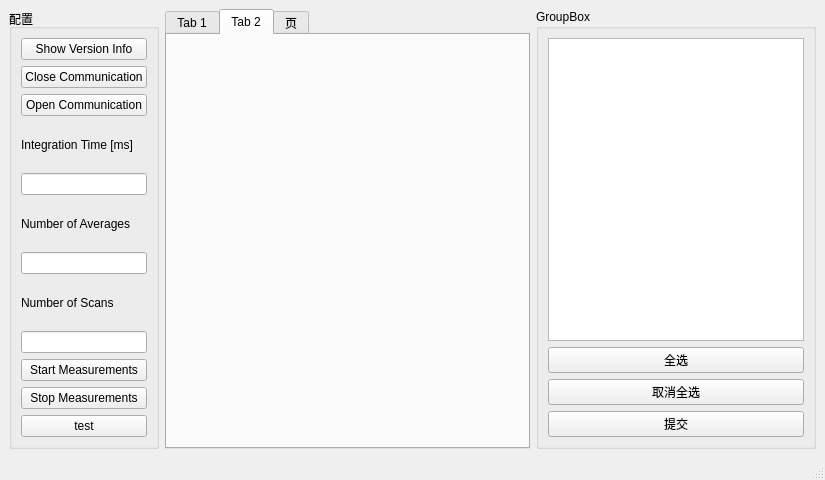
<?xml version="1.0" encoding="UTF-8"?>
<ui version="4.0">
 <class>MainWindow</class>
 <widget class="QMainWindow" name="MainWindow">
  <property name="geometry">
   <rect>
    <x>0</x>
    <y>0</y>
    <width>825</width>
    <height>480</height>
   </rect>
  </property>
  <property name="windowTitle">
   <string>MainWindow</string>
  </property>
  <widget class="QWidget" name="centralwidget">
   <layout class="QGridLayout" name="gridLayout_3">
    <item row="0" column="0">
     <widget class="QGroupBox" name="groupBox">
      <property name="sizePolicy">
       <sizepolicy hsizetype="Fixed" vsizetype="Preferred">
        <horstretch>0</horstretch>
        <verstretch>0</verstretch>
       </sizepolicy>
      </property>
      <property name="title">
       <string>配置</string>
      </property>
      <layout class="QVBoxLayout" name="verticalLayout">
       <item>
        <widget class="QPushButton" name="VersionBtn">
         <property name="text">
          <string>Show Version Info</string>
         </property>
        </widget>
       </item>
       <item>
        <widget class="QPushButton" name="CloseCommBtn">
         <property name="text">
          <string>Close Communication</string>
         </property>
        </widget>
       </item>
       <item>
        <widget class="QPushButton" name="OpenCommBtn">
         <property name="text">
          <string>Open Communication</string>
         </property>
        </widget>
       </item>
       <item>
        <widget class="QLabel" name="label">
         <property name="text">
          <string>Integration Time [ms]</string>
         </property>
        </widget>
       </item>
       <item>
        <widget class="QLineEdit" name="IntTimeEdt"/>
       </item>
       <item>
        <widget class="QLabel" name="label_2">
         <property name="text">
          <string>Number of Averages</string>
         </property>
        </widget>
       </item>
       <item>
        <widget class="QLineEdit" name="NumAvgEdt"/>
       </item>
       <item>
        <widget class="QLabel" name="label_3">
         <property name="text">
          <string>Number of Scans</string>
         </property>
        </widget>
       </item>
       <item>
        <widget class="QLineEdit" name="NumMeasEdt"/>
       </item>
       <item>
        <widget class="QPushButton" name="StartMeasBtn">
         <property name="text">
          <string>Start Measurements</string>
         </property>
        </widget>
       </item>
       <item>
        <widget class="QPushButton" name="StopMeasBtn">
         <property name="text">
          <string>Stop Measurements</string>
         </property>
        </widget>
       </item>
       <item>
        <widget class="QPushButton" name="testButton">
         <property name="text">
          <string>test</string>
         </property>
        </widget>
       </item>
      </layout>
     </widget>
    </item>
    <item row="0" column="1">
     <widget class="QTabWidget" name="tabWidget">
      <property name="currentIndex">
       <number>1</number>
      </property>
      <widget class="QWidget" name="tab">
       <attribute name="title">
        <string>Tab 1</string>
       </attribute>
       <layout class="QGridLayout" name="gridLayout_2">
        <item row="0" column="0">
         <layout class="QGridLayout" name="gridLayout"/>
        </item>
       </layout>
      </widget>
      <widget class="QWidget" name="tab_2">
       <attribute name="title">
        <string>Tab 2</string>
       </attribute>
       <layout class="QGridLayout" name="gridLayout_5">
        <item row="0" column="0">
         <layout class="QGridLayout" name="gridLayout_4"/>
        </item>
       </layout>
      </widget>
      <widget class="QWidget" name="tab_3">
       <attribute name="title">
        <string>页</string>
       </attribute>
       <layout class="QGridLayout" name="gridLayout_7">
        <item row="0" column="0">
         <layout class="QGridLayout" name="gridLayout_6"/>
        </item>
       </layout>
      </widget>
     </widget>
    </item>
    <item row="0" column="2">
     <widget class="QGroupBox" name="groupBox_2">
      <property name="title">
       <string>GroupBox</string>
      </property>
      <layout class="QVBoxLayout" name="verticalLayout_4">
       <item>
        <widget class="QListWidget" name="listWidget">
         <property name="sizePolicy">
          <sizepolicy hsizetype="Fixed" vsizetype="Preferred">
           <horstretch>0</horstretch>
           <verstretch>0</verstretch>
          </sizepolicy>
         </property>
         <property name="selectionMode">
          <enum>QAbstractItemView::MultiSelection</enum>
         </property>
        </widget>
       </item>
       <item>
        <widget class="QPushButton" name="select_all">
         <property name="text">
          <string>全选</string>
         </property>
        </widget>
       </item>
       <item>
        <widget class="QPushButton" name="cancel_all">
         <property name="text">
          <string>取消全选</string>
         </property>
        </widget>
       </item>
       <item>
        <widget class="QPushButton" name="commit">
         <property name="text">
          <string>提交</string>
         </property>
        </widget>
       </item>
      </layout>
     </widget>
    </item>
   </layout>
  </widget>
  <widget class="QMenuBar" name="menubar">
   <property name="geometry">
    <rect>
     <x>0</x>
     <y>0</y>
     <width>825</width>
     <height>22</height>
    </rect>
   </property>
  </widget>
  <widget class="QStatusBar" name="statusbar"/>
 </widget>
 <resources/>
 <connections/>
</ui>
